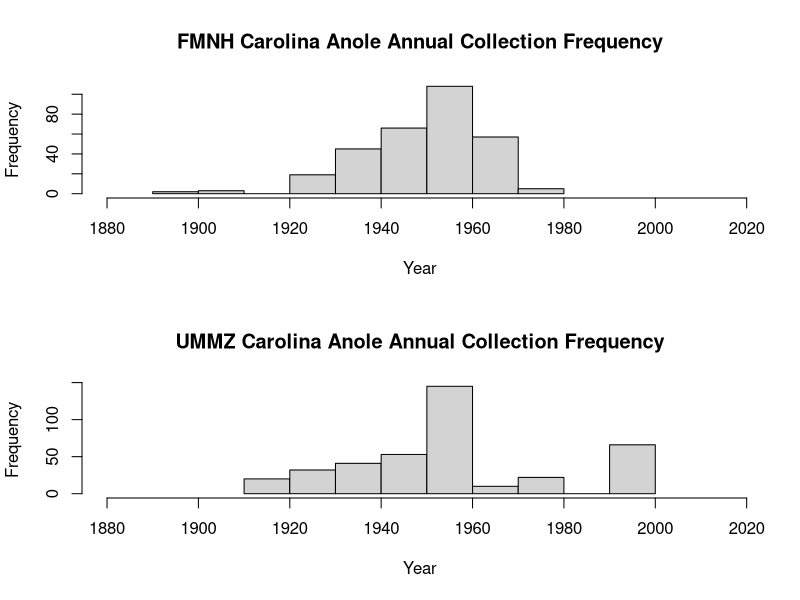

Write R code to recreate this figure. (Note: this script raises an error after producing the figure.)
###########################################
## Dataset Comparison via iGraph Network ##
## Author: V. Shirey           6/14/2017 ##
##                                       ##
## This is a test script for producing a ##
## network diagram showing populated dwc ##
## field within and across datasets.     ##
###########################################

require(igraph) ## require igraph package

## load data about carolina anoles from 
## FMNH and UMMZ.

fmnh <- read.csv("occurrence_raw_FMNH.csv", header=TRUE,
                 sep=",")
ummz <- read.csv("occurrence_raw_UMMZ.csv", header=TRUE,
                 sep=",")

## create dataframe to show variables with
## completely null field values (true)

na_fmnh <- sapply(fmnh, function(x)all(is.na(x)))
na_ummz <- sapply(ummz, function(x)all(is.na(x)))

na_fmnh <- as.data.frame(na_fmnh)
na_ummz <- as.data.frame(na_ummz)

## create dataframe with year and gps for
## temporal and geographic comparisons.

geo_vars <- c("dwc.eventDate", "dwc.month", 
              "dwc.year", "dwc.decimalLatitude", 
              "dwc.decimalLongitude")

geo_fmnh <- fmnh[geo_vars]
geo_ummz <- ummz[geo_vars]

## side by side yearly frequency histogram

par(mfrow=c(2,1))
hist(geo_fmnh$dwc.year, main="FMNH Carolina Anole Annual Collection Frequency", xlab="Year", xlim=c(1880, 2017))
hist(geo_ummz$dwc.year, main="UMMZ Carolina Anole Annual Collection Frequency", xlab="Year", xlim=c(1880, 2017))

## side by side monthly frequency histogram

par(mfrow(c(2,1)))
hist(geo_fmnh$dwc.month, main="FMNH Carolina Anole Seasonality", xlab="Month", xlim=c(0,12))
hist(geo_ummz$dwc.month, main="UMMZ Carolina Anole Seasonality", xlab="Month", xlim=c(0,12))


